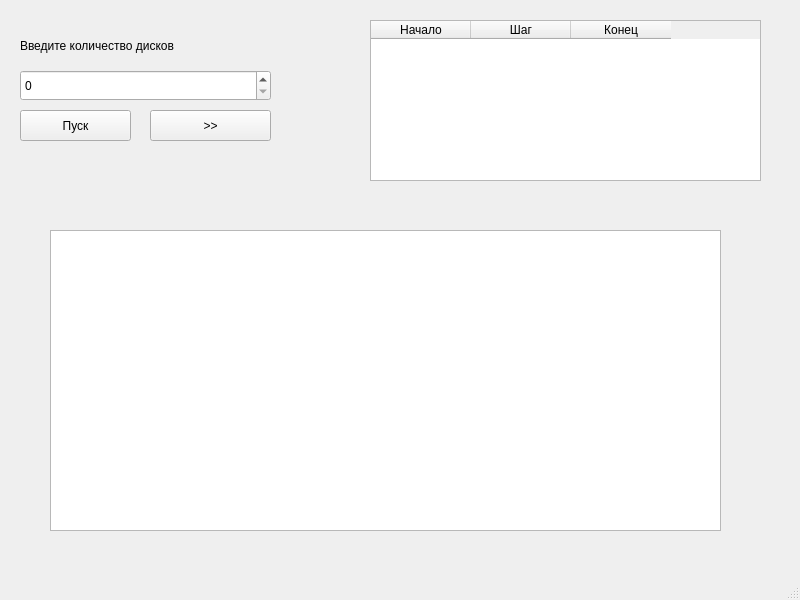
<?xml version="1.0" encoding="UTF-8"?>
<ui version="4.0">
 <class>MainWindow</class>
 <widget class="QMainWindow" name="MainWindow">
  <property name="geometry">
   <rect>
    <x>0</x>
    <y>0</y>
    <width>800</width>
    <height>600</height>
   </rect>
  </property>
  <property name="windowTitle">
   <string>MainWindow</string>
  </property>
  <widget class="QWidget" name="centralwidget">
   <widget class="QTableWidget" name="table">
    <property name="geometry">
     <rect>
      <x>370</x>
      <y>20</y>
      <width>391</width>
      <height>161</height>
     </rect>
    </property>
    <column>
     <property name="text">
      <string>Начало</string>
     </property>
    </column>
    <column>
     <property name="text">
      <string>Шаг</string>
     </property>
    </column>
    <column>
     <property name="text">
      <string>Конец</string>
     </property>
    </column>
   </widget>
   <widget class="QLabel" name="label">
    <property name="geometry">
     <rect>
      <x>20</x>
      <y>30</y>
      <width>281</width>
      <height>31</height>
     </rect>
    </property>
    <property name="text">
     <string>Введите количество дисков</string>
    </property>
   </widget>
   <widget class="QSpinBox" name="spinBox">
    <property name="geometry">
     <rect>
      <x>20</x>
      <y>70</y>
      <width>251</width>
      <height>31</height>
     </rect>
    </property>
   </widget>
   <widget class="QPushButton" name="startButton">
    <property name="geometry">
     <rect>
      <x>20</x>
      <y>110</y>
      <width>111</width>
      <height>31</height>
     </rect>
    </property>
    <property name="text">
     <string>Пуск</string>
    </property>
   </widget>
   <widget class="QGraphicsView" name="graphicsView">
    <property name="geometry">
     <rect>
      <x>50</x>
      <y>230</y>
      <width>671</width>
      <height>301</height>
     </rect>
    </property>
   </widget>
   <widget class="QPushButton" name="forwardButton">
    <property name="geometry">
     <rect>
      <x>150</x>
      <y>110</y>
      <width>121</width>
      <height>31</height>
     </rect>
    </property>
    <property name="text">
     <string>&gt;&gt;</string>
    </property>
   </widget>
  </widget>
  <widget class="QMenuBar" name="menubar">
   <property name="geometry">
    <rect>
     <x>0</x>
     <y>0</y>
     <width>800</width>
     <height>27</height>
    </rect>
   </property>
  </widget>
  <widget class="QStatusBar" name="statusbar"/>
 </widget>
 <resources/>
 <connections/>
</ui>
